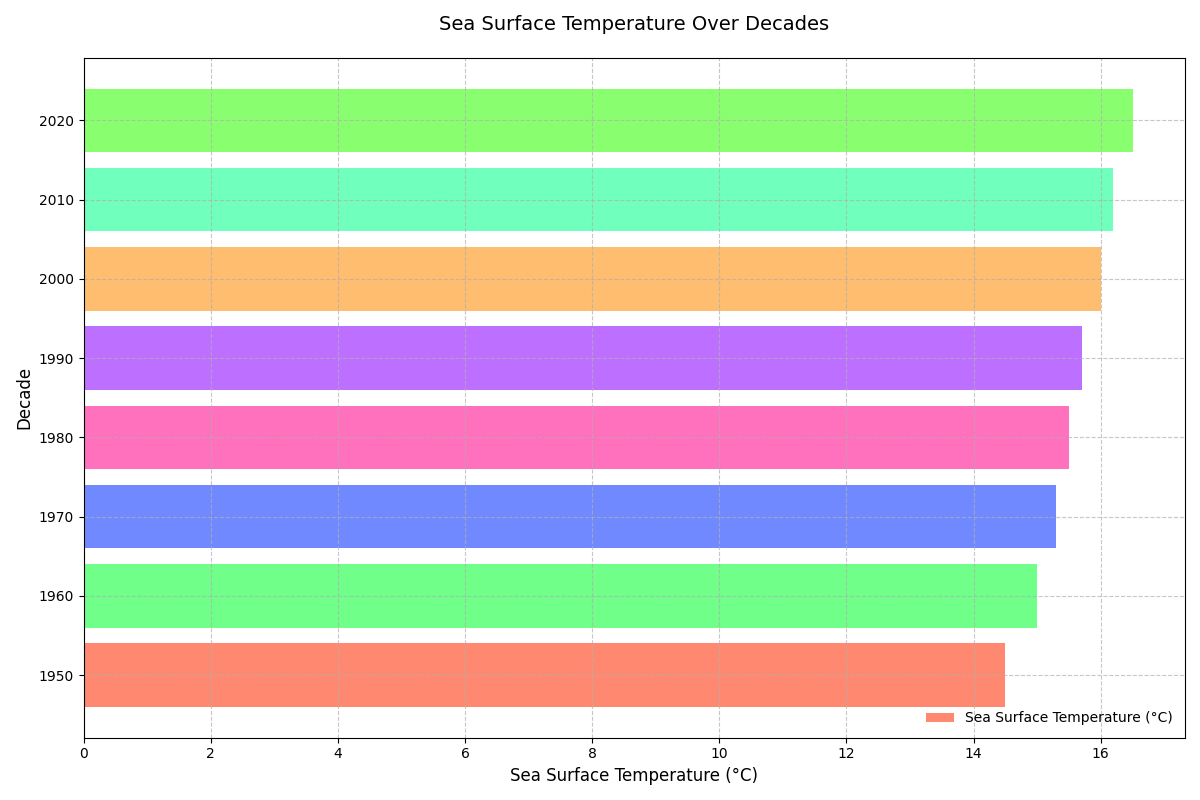

Here is the Python script that generated this plot:
import matplotlib.pyplot as plt
import numpy as np

decades = np.array([1950, 1960, 1970, 1980, 1990, 2000, 2010, 2020])
sea_surface_temp = np.array([14.5, 15.0, 15.3, 15.5, 15.7, 16.0, 16.2, 16.5])

fig, ax = plt.subplots(figsize=(12, 8))

# Apply a new set of colors for the bars
colors = ['#FF5733', '#33FF57', '#3357FF', '#FF33A1', '#A133FF', '#FFA133', '#33FFA1', '#57FF33']
ax.barh(decades, sea_surface_temp, height=8, color=colors, alpha=0.7, label='Sea Surface Temperature (°C)')

ax.set_title('Sea Surface Temperature Over Decades', fontsize=14, pad=20)
ax.set_xlabel('Sea Surface Temperature (°C)', fontsize=12)
ax.set_ylabel('Decade', fontsize=12)
ax.grid(True, linestyle='--', alpha=0.7)
ax.legend(loc='lower right', fontsize=10, frameon=False)

plt.tight_layout()
plt.show()
